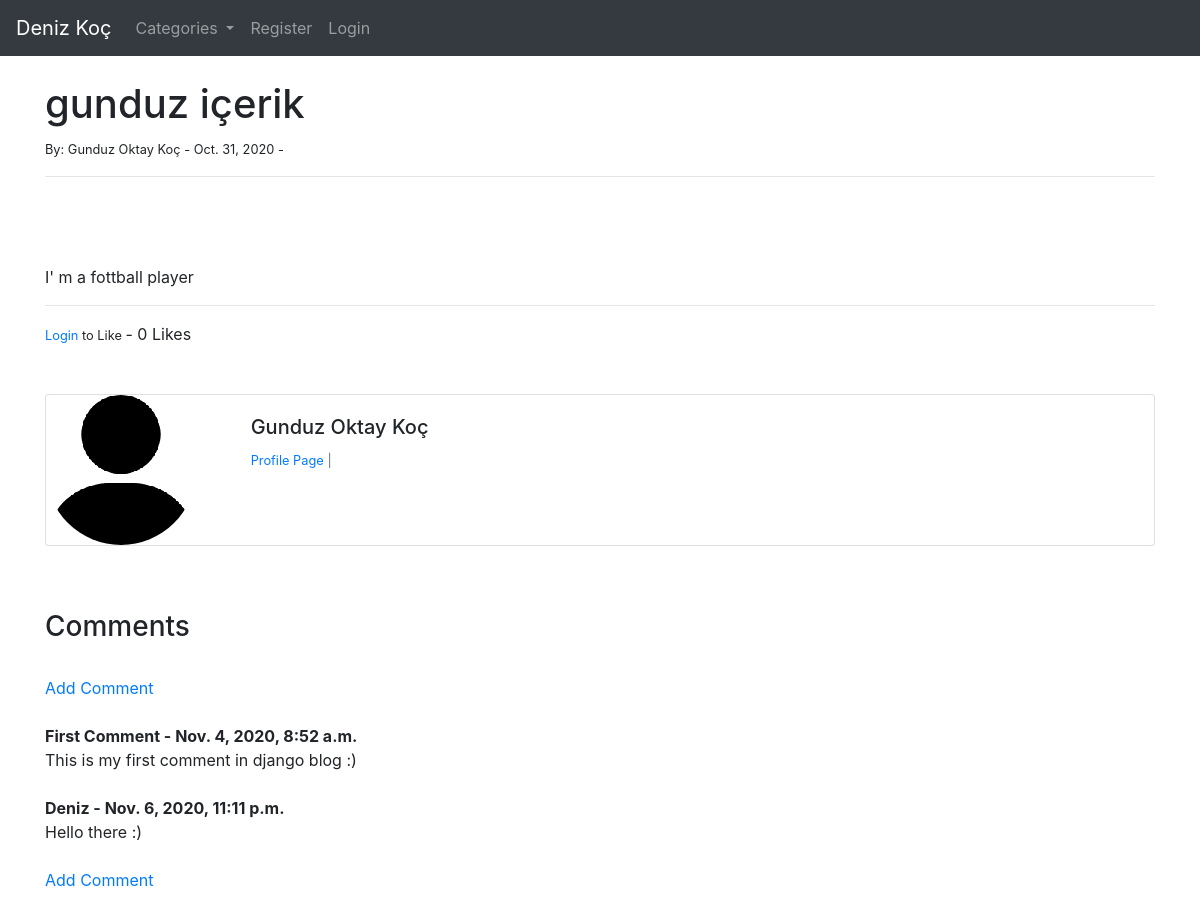
The app's page /article/11 with its own data.
### theblog/models.py (models this page shows, shortened)
class Post(models.Model):
    title = models.CharField(max_length=255)
    header_image = models.ImageField(null=True, blank=True, upload_to = "images/")
    title_tag = models.CharField(max_length=255)
    author = models.ForeignKey(User,on_delete=models.CASCADE)
    body = RichTextField(blank=True , null=True)
    post_date = models.DateField(auto_now_add=True)
    category = models.CharField(max_length=255, default='coding')
    snippet = models.CharField(max_length=255)
    likes = models.ManyToManyField(User, related_name='blog_posts')
    def total_likes(self):
        return self.likes.count()

class Comment(models.Model):
    post = models.ForeignKey(Post, related_name="comments", on_delete=models.CASCADE)
    name = models.CharField(max_length=255)
    body = models.TextField()
    date_added = models.DateTimeField(auto_now_add=True)

### theblog/views.py (the view)
# urls.py: path('article/<int:pk>', ArticleDetailView.as_view(), name='article-detail'),
class ArticleDetailView(DetailView):
    model = Post
    template_name ='article_details.html'
    def get_context_data(self, *args, **kwargs):
        cat_menu = Category.objects.all()
        context = super(ArticleDetailView, self).get_context_data(*args, **kwargs)
        stuff = get_object_or_404(Post, id=self.kwargs['pk'])
        total_likes = stuff.total_likes()
        liked = False
        if stuff.likes.filter(id=self.request.user.id).exists():
            liked = True
        context["cat_menu"] = cat_menu
        context["total_likes"] = total_likes
        context["liked "] = liked
        return context

### theblog/models.py (called while the page is built)
    def __str__(self):
        return self.name

### theblog/templates/article_details.html (shortened to what this page needs)
{% extends 'base.html'%}
{% load static %}
{% block content %}
 <h1>{{post.title}}</h1>
 <small>By:
           {{ post.author.first_name }}
           {{ post.author.last_name }} -
           {{ post.post_date }} -
 </small><br/>
 <hr>
 <br/>
 <br/><br/>
 {{ post.body |safe }}
  <hr>
  <form action="{% url 'like_post' post.pk %}"
  method="POST">
{% if user.is_authenticated %}
        {% if liked %}
            <button type="submit", name="post_id", value="{{ post.id }}",
               class="btn btn-primary btn-sm">Dislike</button>
        {% else %}
            <button type="submit", name="post_id", value="{{ post.id }}",
              class="btn btn-primary btn-sm">Like</button>
        {% endif %}
    {% else %}
       <small><a href="{% url 'login'%}">Login</a> to Like </small>
{% endif %}
      - {{ total_likes }} Likes
<br/><br/>
<br/>
<div class="card mb-3">
 <div class="row no-gutters">
  <div class="col-md-2">
  {% if post.author.profile.profile_pic %}
      <img src="{{post.author.profile.profile_pic.url}}"
      class="rounded-circle">
  {% else %}
      <img src="{% static 'theblog/images/default_pic.png' %}"
      class="rounded-circle">
  {% endif %}
  </div>
  <div class="col-md-10">
   <div class="card-body">
    <h5 class="card-title">
        {{ post.author.first_name}}
        {{ post.author.last_name}}
    </h5>
    <p class =" small text-muted ">
        <a href="{% url 'show_profile_page'
        post.author.profile.id %}">Profile Page</a> |
    </p>
  </div>
 </div>
</div>
</div>
<br/> <br/>
<h3>Comments</h3>
<br/>
{% if  not post.comments.all %}
    No Comments Yet...<a href="{% url 'add_comment' post.pk %}">Add One</a>
{% else %}
<a href="{% url 'add_comment' post.pk %}">Add Comment</a>
<br/><br/>
    {% for comment in post.comments.all %}
        <strong>
            {{ comment.name }} -
            {{ comment.date_added }}
        </strong>
        <br/>
        {{ comment.body }}
        <br/><br/>
    {% endfor %}
        <a href="{% url 'add_comment' post.pk %}">Add Comment</a>
{% endif %}
<br/>
<br/><br/>
{% endblock %}

### records on screen
Post: title "gunduz içerik", author.first_name "Gunduz Oktay", author.last_name "Koç", post_date "Oct. 31, 2020", body "I' m a fottball player"
Comment: name "First Comment", date_added "Nov. 4, 2020, 8:52 a.m.", body "This is my first comment in django blog :)"
Comment: name "Deniz", date_added "Nov. 6, 2020, 11:11 p.m.", body "Hello there :)"

### other values on screen
{{ total_likes }} "0"
